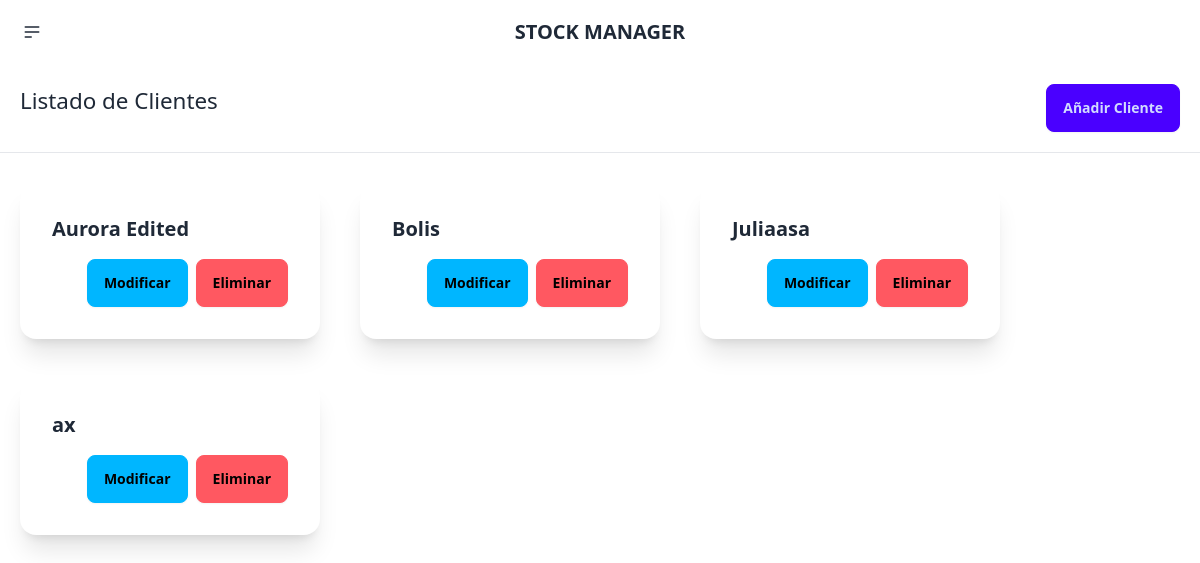
The page /stockmanager/clientes/ on the database as committed earlier.
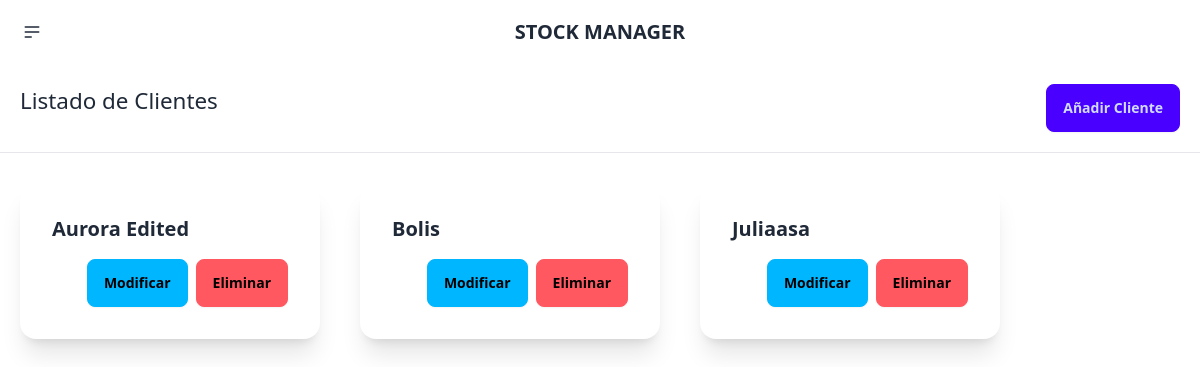
The same page on the database as committed later.
### stockmanager/models.py (models this page shows, shortened)
class Clientes(models.Model):
    ClienteID = models.AutoField(primary_key=True)
    Imagen = models.ImageField(null=True, blank=True, upload_to="images/")
    Nombre = models.CharField(max_length=255)
    Apellido = models.CharField(max_length=255)
    CorreoElectronico = models.CharField(max_length=255)
    Direccion = models.TextField()

### stockmanager/views.py (the view)
# urls.py: path('clientes/', views.clients_index, name='clients_index'),
def clients_index(response):
    clients = Clientes.objects.all()
    return render(response, 'clientes/index.html', {'clients':clients})

### stockmanager/templates/clientes/index.html (shortened to what this page needs)
{% extends 'layouts/base.html' %}
{% load static %}
{% block content %}
<section class="sub-header">
  <h1 class="titulo-form">Listado de Clientes</h1>
  <a href="{% url 'client_new' %}"><button class="btn btn-primary">Añadir Cliente</button></a>
</section>
<hr>
<section class="section-cards">
    {% for client in clients %}
    <div class="card w-96 bg-base-100 shadow-xl">
     <div class="card-body">
       <h2 class="card-title">{{client.Nombre}}</h2>
       <div class="card-actions justify-end">
         <a href="{% url 'client_get' client.ClienteID %}"><button class="btn btn-info">Modificar</button></a>
        <form action="{% url 'client_delete' client.ClienteID %}" method="POST">
          <button class="btn btn-error">Eliminar</button>
        </form>
        </div>
     </div>
    </div>
    {% endfor %}
</section>
{% endblock %}

Rows that differ between the two databases and show on the page:
removed Clientes: Nombre "ax"
